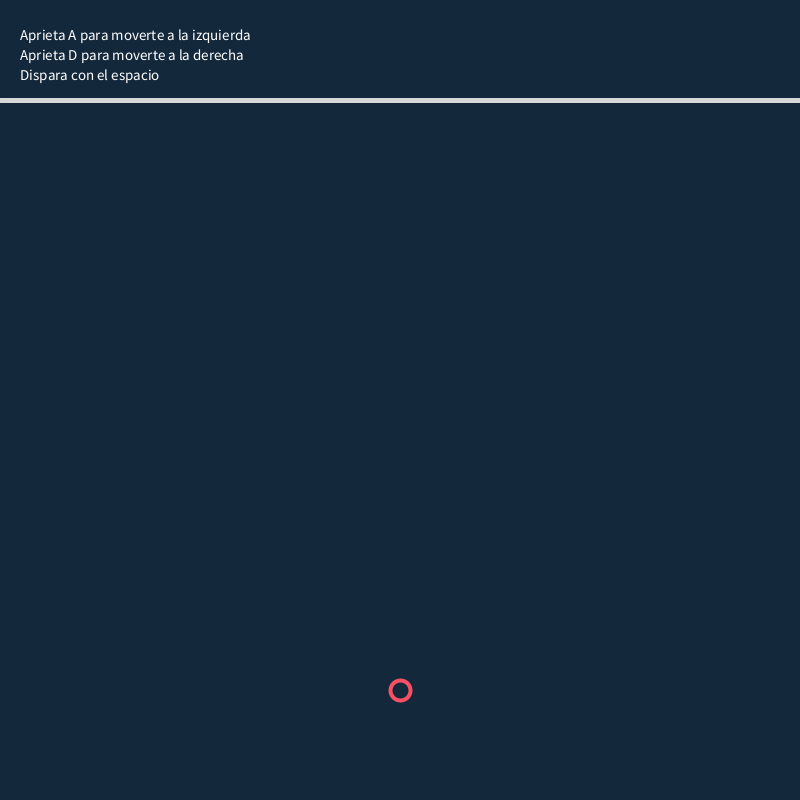
Frame 1 (no input)
Frame 60 (the mouse pressed at the canvas centre just before this capture): identical to frame 1, image omitted
Frame 120 (the mouse held since frame 60 and released just before this capture): identical to frame 1, image omitted

The Processing sketch that drew this single still picture (run headless with seeded random() and noise(); from frame 60 on, the mouse is pressed at the canvas centre):

// Processing sketch: bubble_gun
// ── bubble_gun.pde
Bubble b;
Bubble[] burbujas;
PVector origen, canyon, canyon0, dir_canon, pos_canon, base_canon;
int longitud, potencia, tam;
float radio, phi;
void setup() {
  size(800, 800);
  radio = 10;
  longitud = 60;
  //tam = 5;
  origen = new PVector(width/2, height-50);
  phi = radians(90);
  
  canyon = new PVector(origen.x + longitud * cos(phi), origen.y - longitud * sin(phi));
  b = new Bubble(canyon, radio);
  potencia = 10;
}
 
void draw() {
  //limpiamos
  background(20, 40, 60); 
  stroke (240); 
  strokeWeight(2);
  fill(255);
  textSize(15);
  text("Aprieta A para moverte a la izquierda", width*0.025, height*0.05); 
  text("Aprieta D para moverte a la derecha", width*0.025, height*0.075); 
  text("Dispara con el espacio", width*0.025, height*0.1); 
  
  
    if (keyPressed) {
      if (key == 'a' || key == 'A') {
        phi = phi - radians(2);
        canyon.x = origen.x - longitud * cos(phi);
        canyon.y = origen.y - longitud * sin(phi);
        
        b.rotar(canyon);
      }
      if (key == 'd' || key == 'D') {
        phi = phi + radians(2);
        canyon.x = origen.x - longitud * cos(phi);
        canyon.y = origen.y - longitud * sin(phi);
        b.rotar(canyon);
      }
      if ( key == ' ') {
        b.lanzar(potencia);
      }
    }
    canyon0=canyon.copy();
    
    stroke(215);
    strokeWeight(5);
    //line(origen.x, origen.y, canyon0.x, canyon0.y);
    line(0, 100, width, 100);
    b.rebotes();
    b.mover();

    b.drawb();
  
}

void keyPressed()
{
  if (key == 'r')
    setup();
}

// ── bubble.pde
class Bubble{
 
  PVector pos;
  PVector vel;
  float r;
  boolean mov;
  float[] colores;

  Bubble(PVector p, float rd) {
    pos = p;
    vel = new PVector(0,0);
    r = rd;
    mov = false;
    
  }
    void rebotes(){
    if(pos.x + r > width)
      vel.x*=-1;
    
    if(pos.x - r < 0)
      vel.x*=-1;
    
    if(pos.y + r > height)
      vel.y*=-1;
    
    if(pos.y - r < 100){
      vel.y*=0;
      vel.x=0;
    }
  }
  
  void rotar(PVector p){
    if(!mov)
      pos = p;
  }
  
  void mover(){
     if(mov)
       pos.add(vel);
  }
 
  void lanzar(int modulo) {
    vel.x = pos.x - width/2;
    vel.y = pos.y - height-50;
    vel.normalize();
    vel.mult(modulo);
    pos.add(vel);
    mov = true;
    
  }
  
  void drawb(){
    stroke (250, 80, 100); 
    strokeWeight(4);
    fill(20, 40, 60);
    
    ellipse(pos.x,pos.y,r*2,r*2);
  }
}
